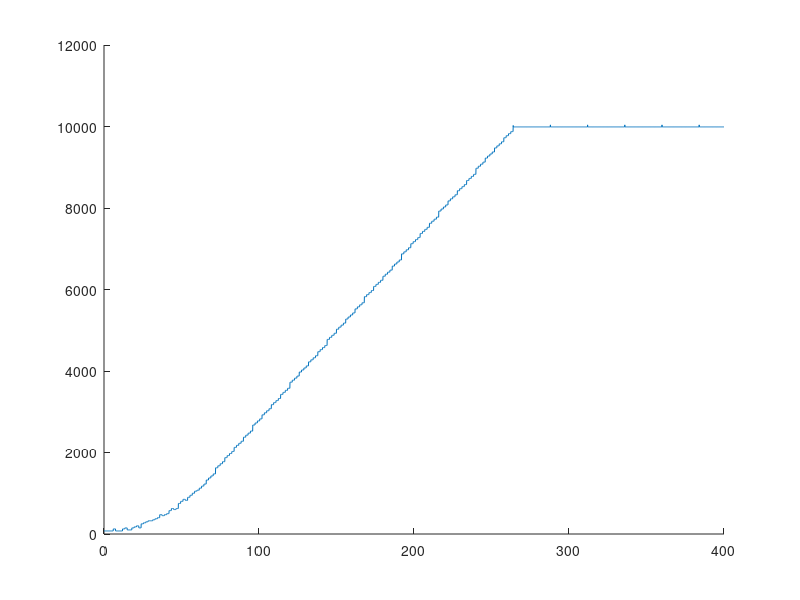

MATLAB code for this plot:
clc;clear

sunshine = 50;
time = 0;
tincrement = 0.1;
plantCD = 7.5;
plantsunCD = 24;
skysunCD = 6;
endtime = 400;
stopatnumflower = 8;

peaprice = 0;

tol = 1e-8;

CDready = true;

plantTimeArr = [];

tvec = [];
svec = [];

for i = 0:1:(round(endtime/tincrement))
  time = i*tincrement;
  CDready = abs(mod(time,plantCD))<=tol;
  % first, fetch all the sunshine energy. 
  if abs(mod(time,skysunCD))<=tol
    sunshine = sunshine + 25;
    fprintf('Time = %1.1f Sky sunsine falls. Sunshine = %i\n',...
      time,sunshine);
  end
  % if there are sunflowers on the field,
  if ~isempty(plantTimeArr)
    % fetch all that just produced. 
    for j = 1:length(plantTimeArr)
      if abs(mod(time-plantTimeArr(j),skysunCD))<=tol
        sunshine = sunshine + 25;
        fprintf('Time = %1.1f Flower %i produced. Sunshine = %i\n',...
          time,j,sunshine);
      end
    end
  end
  
  if sunshine > 9990
    sunshine = 9990;
  end
  
  % plant pea shooter if possible
  if CDready && sunshine>=peaprice 
    sunshine = sunshine-peaprice;
    fprintf('Time = %1.1f Peashooter is planted. Sunshine = %i\n',...
      time,sunshine);
  end
  
  % plant flower if possible
  if CDready && sunshine>=50 && length(plantTimeArr)<=stopatnumflower
    plantTimeArr = [plantTimeArr time];
    sunshine = sunshine-50;
    fprintf('Time = %1.1f Flower # %i is planted. Sunshine = %i\n',...
      time,length(plantTimeArr),sunshine);
  end
  
  if abs(mod(time,plantsunCD))<=tol
    sunshine = sunshine + 50;
    fprintf('Time = %1.1f Flower produced. Sunshine = %i\n',time,sunshine);
  end
  
  tvec = [tvec time];
  svec = [svec sunshine];
  
end

hold on
plot(tvec,svec);
